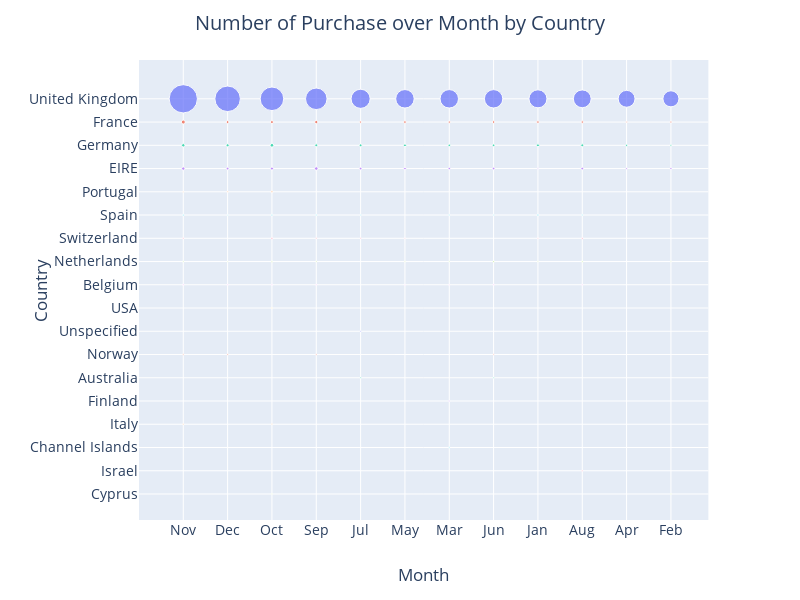

Notebook cell for this chart:
### Code cell
temp_df = Data.groupby(["Country","Month"])["TotalCost"].agg(["size", "mean"]).reset_index()
temp_df.columns = ["Country","Month", "Size", "Mean"]
#temp_df.Country = temp_df[temp_df.Country != 'United Kingdom']
temp_df=temp_df.sort_values(by="Size", ascending=False).reset_index()[:100]
#temp_df=tem
fig = px.scatter(temp_df, x="Month", y="Country", color="Country", size="Size")
layout = go.Layout(
    title=go.layout.Title(
        text="Number of Purchase over Month by Country",
        x=0.5
    ),
    font=dict(size=14),
    width=800,
    height=600,
    showlegend=False
)
fig.update_layout(layout)
fig.show()

### Figure 1 — Plotly figure (JSON) as saved in the notebook; plotly's stock layout.template omitted (floating-point values rounded to 4 significant figures)
{"data": [{"hoverlabel": {"namelength": 0}, "hovertemplate": "Country=%{y}<br>Month=%{x}<br>Size=%{marker.size}", "legendgroup": "Country=United Kingdom", "marker": {"color": "#636efa", "size": [78640, 64051, 54521, 45533, 35964, 33672, 33483, 33173, 31900, 31135, 28038, 25368], "sizemode": "area", "sizeref": 196.6, "symbol": "circle"}, "mode": "markers", "name": "Country=United Kingdom", "showlegend": true, "type": "scatter", "x": ["Nov", "Dec", "Oct", "Sep", "Jul", "May", "Mar", "Jun", "Jan", "Aug", "Apr", "Feb"], "xaxis": "x", "y": ["United Kingdom", "United Kingdom", "United Kingdom", "United Kingdom", "United Kingdom", "United Kingdom", "United Kingdom", "United Kingdom", "United Kingdom", "United Kingdom", "United Kingdom", "United Kingdom"], "yaxis": "y"}, {"hoverlabel": {"namelength": 0}, "hovertemplate": "Country=%{y}<br>Month=%{x}<br>Size=%{marker.size}", "legendgroup": "Country=France", "marker": {"color": "#EF553B", "size": [1580, 1055, 898, 778, 728, 675, 610, 571, 550, 453, 426, 233], "sizemode": "area", "sizeref": 196.6, "symbol": "circle"}, "mode": "markers", "name": "Country=France", "showlegend": true, "type": "scatter", "x": ["Nov", "Sep", "Oct", "Dec", "May", "Jan", "Jun", "Aug", "Mar", "Jul", "Feb", "Apr"], "xaxis": "x", "y": ["France", "France", "France", "France", "France", "France", "France", "France", "France", "France", "France", "France"], "yaxis": "y"}, {"hoverlabel": {"namelength": 0}, "hovertemplate": "Country=%{y}<br>Month=%{x}<br>Size=%{marker.size}", "legendgroup": "Country=Germany", "marker": {"color": "#00cc96", "size": [1322, 1148, 905, 826, 820, 807, 787, 787, 677, 604, 462, 350], "sizemode": "area", "sizeref": 196.6, "symbol": "circle"}, "mode": "markers", "name": "Country=Germany", "showlegend": true, "type": "scatter", "x": ["Oct", "Nov", "Dec", "Jan", "Aug", "Sep", "May", "Jul", "Jun", "Mar", "Apr", "Feb"], "xaxis": "x", "y": ["Germany", "Germany", "Germany", "Germany", "Germany", "Germany", "Germany", "Germany", "Germany", "Germany", "Germany", "Germany"], "yaxis": "y"}, {"hoverlabel": {"namelength": 0}, "hovertemplate": "Country=%{y}<br>Month=%{x}<br>Size=%{marker.size}", "legendgroup": "Country=EIRE", "marker": {"color": "#ab63fa", "size": [1215, 1098, 929, 738, 717, 712, 670, 617, 565, 440, 306, 189], "sizemode": "area", "sizeref": 196.6, "symbol": "circle"}, "mode": "markers", "name": "Country=EIRE", "showlegend": true, "type": "scatter", "x": ["Sep", "Nov", "Oct", "Dec", "Jul", "Aug", "Jun", "May", "Mar", "Feb", "Apr", "Jan"], "xaxis": "x", "y": ["EIRE", "EIRE", "EIRE", "EIRE", "EIRE", "EIRE", "EIRE", "EIRE", "EIRE", "EIRE", "EIRE", "EIRE"], "yaxis": "y"}, {"hoverlabel": {"namelength": 0}, "hovertemplate": "Country=%{y}<br>Month=%{x}<br>Size=%{marker.size}", "legendgroup": "Country=Portugal", "marker": {"color": "#FFA15A", "size": [443, 222, 145], "sizemode": "area", "sizeref": 196.6, "symbol": "circle"}, "mode": "markers", "name": "Country=Portugal", "showlegend": true, "type": "scatter", "x": ["Oct", "Dec", "Nov"], "xaxis": "x", "y": ["Portugal", "Portugal", "Portugal"], "yaxis": "y"}, {"hoverlabel": {"namelength": 0}, "hovertemplate": "Country=%{y}<br>Month=%{x}<br>Size=%{marker.size}", "legendgroup": "Country=Spain", "marker": {"color": "#19d3f3", "size": [385, 323, 313, 254, 244, 204, 182, 181, 146], "sizemode": "area", "sizeref": 196.6, "symbol": "circle"}, "mode": "markers", "name": "Country=Spain", "showlegend": true, "type": "scatter", "x": ["Jan", "Oct", "Nov", "Aug", "Sep", "Mar", "Jun", "Jul", "Dec"], "xaxis": "x", "y": ["Spain", "Spain", "Spain", "Spain", "Spain", "Spain", "Spain", "Spain", "Spain"], "yaxis": "y"}, {"hoverlabel": {"namelength": 0}, "hovertemplate": "Country=%{y}<br>Month=%{x}<br>Size=%{marker.size}", "legendgroup": "Country=Switzerland", "marker": {"color": "#FF6692", "size": [385, 277, 226, 199, 180, 160, 153], "sizemode": "area", "sizeref": 196.6, "symbol": "circle"}, "mode": "markers", "name": "Country=Switzerland", "showlegend": true, "type": "scatter", "x": ["Oct", "Aug", "Nov", "Sep", "Jul", "Jan", "May"], "xaxis": "x", "y": ["Switzerland", "Switzerland", "Switzerland", "Switzerland", "Switzerland", "Switzerland", "Switzerland"], "yaxis": "y"}, {"hoverlabel": {"namelength": 0}, "hovertemplate": "Country=%{y}<br>Month=%{x}<br>Size=%{marker.size}", "legendgroup": "Country=Netherlands", "marker": {"color": "#B6E880", "size": [325, 284, 278, 242, 229, 226, 215, 191, 189, 158], "sizemode": "area", "sizeref": 196.6, "symbol": "circle"}, "mode": "markers", "name": "Country=Netherlands", "showlegend": true, "type": "scatter", "x": ["Jun", "Aug", "Oct", "Sep", "Jan", "Nov", "May", "Feb", "Mar", "Dec"], "xaxis": "x", "y": ["Netherlands", "Netherlands", "Netherlands", "Netherlands", "Netherlands", "Netherlands", "Netherlands", "Netherlands", "Netherlands", "Netherlands"], "yaxis": "y"}, {"hoverlabel": {"namelength": 0}, "hovertemplate": "Country=%{y}<br>Month=%{x}<br>Size=%{marker.size}", "legendgroup": "Country=Belgium", "marker": {"color": "#FF97FF", "size": [267, 249, 231, 197, 193, 185, 163, 149], "sizemode": "area", "sizeref": 196.6, "symbol": "circle"}, "mode": "markers", "name": "Country=Belgium", "showlegend": true, "type": "scatter", "x": ["Oct", "Nov", "Jun", "Aug", "Dec", "Sep", "Mar", "May"], "xaxis": "x", "y": ["Belgium", "Belgium", "Belgium", "Belgium", "Belgium", "Belgium", "Belgium", "Belgium"], "yaxis": "y"}, {"hoverlabel": {"namelength": 0}, "hovertemplate": "Country=%{y}<br>Month=%{x}<br>Size=%{marker.size}", "legendgroup": "Country=USA", "marker": {"color": "#FECB52", "size": [226], "sizemode": "area", "sizeref": 196.6, "symbol": "circle"}, "mode": "markers", "name": "Country=USA", "showlegend": true, "type": "scatter", "x": ["Oct"], "xaxis": "x", "y": ["USA"], "yaxis": "y"}, {"hoverlabel": {"namelength": 0}, "hovertemplate": "Country=%{y}<br>Month=%{x}<br>Size=%{marker.size}", "legendgroup": "Country=Unspecified", "marker": {"color": "#636efa", "size": [221], "sizemode": "area", "sizeref": 196.6, "symbol": "circle"}, "mode": "markers", "name": "Country=Unspecified", "showlegend": true, "type": "scatter", "x": ["Jul"], "xaxis": "x", "y": ["Unspecified"], "yaxis": "y"}, {"hoverlabel": {"namelength": 0}, "hovertemplate": "Country=%{y}<br>Month=%{x}<br>Size=%{marker.size}", "legendgroup": "Country=Norway", "marker": {"color": "#EF553B", "size": [220, 202, 183, 166], "sizemode": "area", "sizeref": 196.6, "symbol": "circle"}, "mode": "markers", "name": "Country=Norway", "showlegend": true, "type": "scatter", "x": ["Dec", "Sep", "Nov", "Jun"], "xaxis": "x", "y": ["Norway", "Norway", "Norway", "Norway"], "yaxis": "y"}, {"hoverlabel": {"namelength": 0}, "hovertemplate": "Country=%{y}<br>Month=%{x}<br>Size=%{marker.size}", "legendgroup": "Country=Australia", "marker": {"color": "#00cc96", "size": [217, 171], "sizemode": "area", "sizeref": 196.6, "symbol": "circle"}, "mode": "markers", "name": "Country=Australia", "showlegend": true, "type": "scatter", "x": ["Jul", "Jun"], "xaxis": "x", "y": ["Australia", "Australia"], "yaxis": "y"}, {"hoverlabel": {"namelength": 0}, "hovertemplate": "Country=%{y}<br>Month=%{x}<br>Size=%{marker.size}", "legendgroup": "Country=Finland", "marker": {"color": "#ab63fa", "size": [216], "sizemode": "area", "sizeref": 196.6, "symbol": "circle"}, "mode": "markers", "name": "Country=Finland", "showlegend": true, "type": "scatter", "x": ["Mar"], "xaxis": "x", "y": ["Finland"], "yaxis": "y"}, {"hoverlabel": {"namelength": 0}, "hovertemplate": "Country=%{y}<br>Month=%{x}<br>Size=%{marker.size}", "legendgroup": "Country=Italy", "marker": {"color": "#FFA15A", "size": [192, 169], "sizemode": "area", "sizeref": 196.6, "symbol": "circle"}, "mode": "markers", "name": "Country=Italy", "showlegend": true, "type": "scatter", "x": ["Nov", "Oct"], "xaxis": "x", "y": ["Italy", "Italy"], "yaxis": "y"}, {"hoverlabel": {"namelength": 0}, "hovertemplate": "Country=%{y}<br>Month=%{x}<br>Size=%{marker.size}", "legendgroup": "Country=Channel Islands", "marker": {"color": "#19d3f3", "size": [182], "sizemode": "area", "sizeref": 196.6, "symbol": "circle"}, "mode": "markers", "name": "Country=Channel Islands", "showlegend": true, "type": "scatter", "x": ["Mar"], "xaxis": "x", "y": ["Channel Islands"], "yaxis": "y"}, {"hoverlabel": {"namelength": 0}, "hovertemplate": "Country=%{y}<br>Month=%{x}<br>Size=%{marker.size}", "legendgroup": "Country=Israel", "marker": {"color": "#FF6692", "size": [171], "sizemode": "area", "sizeref": 196.6, "symbol": "circle"}, "mode": "markers", "name": "Country=Israel", "showlegend": true, "type": "scatter", "x": ["Aug"], "xaxis": "x", "y": ["Israel"], "yaxis": "y"}, {"hoverlabel": {"namelength": 0}, "hovertemplate": "Country=%{y}<br>Month=%{x}<br>Size=%{marker.size}", "legendgroup": "Country=Cyprus", "marker": {"color": "#B6E880", "size": [164, 157], "sizemode": "area", "sizeref": 196.6, "symbol": "circle"}, "mode": "markers", "name": "Country=Cyprus", "showlegend": true, "type": "scatter", "x": ["Oct", "Feb"], "xaxis": "x", "y": ["Cyprus", "Cyprus"], "yaxis": "y"}], "layout": {"font": {"size": 14}, "height": 600, "legend": {"itemsizing": "constant", "tracegroupgap": 0}, "margin": {"t": 60}, "showlegend": false, "title": {"text": "Number of Purchase over Month by Country", "x": 0.5}, "width": 800, "xaxis": {"anchor": "y", "domain": [0, 0.98], "title": {"text": "Month"}}, "yaxis": {"anchor": "x", "categoryarray": ["Cyprus", "Israel", "Channel Islands", "Italy", "Finland", "Australia", "Norway", "Unspecified", "USA", "Belgium", "Netherlands", "Switzerland", "Spain", "Portugal", "EIRE", "Germany", "France", "United Kingdom"], "categoryorder": "array", "domain": [0, 1], "title": {"text": "Country"}}}}
